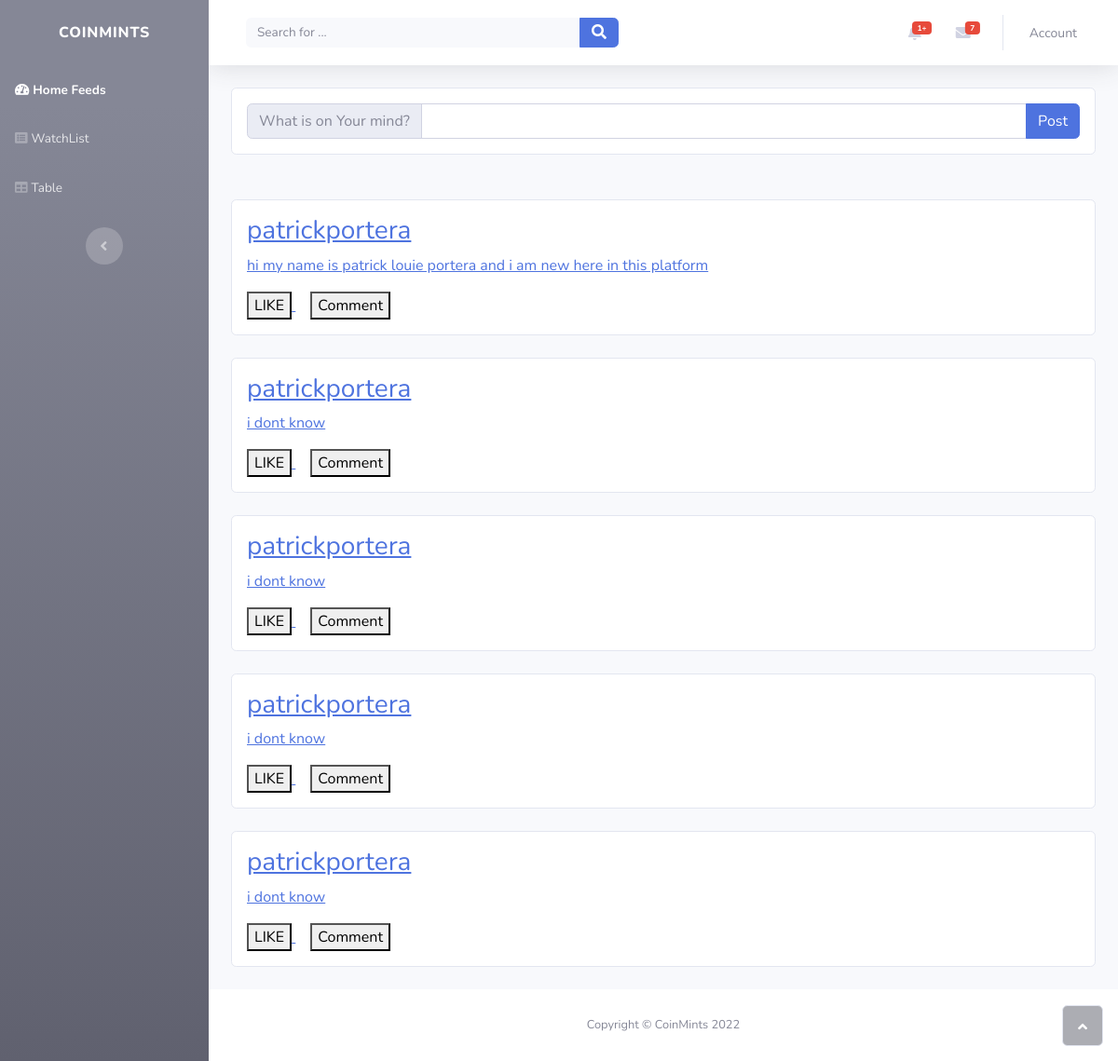
Page /dashboard.php on the committed database.
### tables this page shows
CREATE TABLE `post` (
  `id` int(11) NOT NULL,
  `picture` varchar(255) NOT NULL,
  `post_by` varchar(255) NOT NULL,
  `post_content` varchar(255) NOT NULL,
  `post_id` varchar(255) NOT NULL,
  `date_Time` timestamp NOT NULL DEFAULT current_timestamp() ON UPDATE current_timestamp()
);

CREATE TABLE `users` (
  `id` int(11) NOT NULL,
  `picture` varchar(255) NOT NULL,
  `firstname` varchar(255) NOT NULL,
  `lastname` varchar(255) NOT NULL,
  `email` varchar(255) NOT NULL,
  `number` int(11) NOT NULL,
  `status` int(11) NOT NULL DEFAULT 0,
  `password` varchar(255) NOT NULL,
  `date_time` timestamp NOT NULL DEFAULT current_timestamp() ON UPDATE current_timestamp()
);

### php/retrieve_post.php (the view, shortened to what this page needs)
<?php
$servername = "localhost";
$username = "root";
$password = "";
$dbname = "hackathon";
$con = new mysqli($servername,$username, $password,$dbname);
$get_post = "SELECT users.lastname,users.firstname,post.id,post.post_by, post.post_content, post.post_id, date(post.date_Time) as dates,time(post.date_time) as timess FROM post,users where post.post_by = users.email order by post.date_time asc";
$run_get_post = mysqli_query($con,$get_post);
$check_data = mysqli_num_rows($run_get_post);
if ($check_data > 0) {
	while ($row = mysqli_fetch_assoc($run_get_post)) {
			?>
				<a href="profile.php?id=<?= $row['id']?>">
				 <div class="card">
                    <div class="card-body">
                    <h3><?php echo $row['lastname'].$row['firstname'] ?></h3>
                        <p class="card-text"><?php echo $row['post_content']?></p>
                        <button class="card-link" href="#">LIKE</button>
                        <button class="card-link" href="#">Comment</button>
                    </div>
                </div>
            </a>
                <br>
			<?php
		}
}

### dashboard.php (shortened to what this page needs)
<!DOCTYPE html>
<html>
<head>
    <link rel="stylesheet" href="assets/bootstrap/css/bootstrap.min.css">
    <link rel="stylesheet" href="assets/fonts/fontawesome-all.min.css">
    <link rel="stylesheet" href="assets/fonts/font-awesome.min.css">
    <link rel="stylesheet" href="assets/fonts/ionicons.min.css">
    <link rel="stylesheet" href="assets/fonts/fontawesome5-overrides.min.css">
    <link rel="stylesheet" href="assets/css/Footer-Dark.css">
    <link rel="stylesheet" href="assets/css/Header-Dark.css">
       <link rel="stylesheet" href="https://cdnjs.cloudflare.com/ajax/libs/font-awesome/5.15.3/css/all.min.css"/>
</head>
<body id="page-top">
    <div id="wrapper">
        <nav class="navbar navbar-dark align-items-start sidebar sidebar-dark accordion bg-gradient-secondary p-0">
            <div class="container-fluid d-flex flex-column p-0"><a class="navbar-brand d-flex justify-content-center align-items-center sidebar-brand m-0" href="#">
                    <div class="sidebar-brand-text mx-3"><span>coinMints</span></div>
                </a>
                <ul class="navbar-nav text-light" id="accordionSidebar">
                    <li class="nav-item"><a class="nav-link active" href="dashboard.html"><i class="fas fa-tachometer-alt"></i><span>Home Feeds</span></a></li>
                    <li class="nav-item"><a class="nav-link" href="profile.html"><i class="fa fa-list-alt"></i><span>WatchList</span></a></li>
                    <li class="nav-item"><a class="nav-link" href="table.html"><i class="fas fa-table"></i><span>Table</span></a></li>
                </ul>
                <div class="text-center d-none d-md-inline"><button class="btn rounded-circle border-0" id="sidebarToggle" type="button"></button></div>
            </div>
        </nav>
        <div class="d-flex flex-column" id="content-wrapper">
            <div id="content">
                <nav class="navbar navbar-light navbar-expand bg-white shadow mb-4 topbar static-top">
                    <div class="container-fluid"><button class="btn btn-link d-md-none rounded-circle me-3" id="sidebarToggleTop" type="button"><i class="fas fa-bars"></i></button>
                        <form class="d-none d-sm-inline-block me-auto ms-md-3 my-2 my-md-0 mw-100 navbar-search">
                            <div class="input-group"><input class="bg-light form-control border-0 small" type="text" placeholder="Search for ..."><button class="btn btn-primary py-0" type="button"><i class="fas fa-search"></i></button></div>
                        </form>
                        <ul class="navbar-nav flex-nowrap ms-auto">
                            <li class="nav-item dropdown no-arrow mx-1">
                                <div class="nav-item dropdown no-arrow">
                                    <a class="dropdown-toggle nav-link" aria-expanded="false" data-bs-toggle="dropdown" href="#">
                                            <span class="badge bg-danger badge-counter">1+</span>
                                    </a>
                                </div>
                            </li>
                            <li class="nav-item dropdown no-arrow mx-1">
                                <div class="nav-item dropdown no-arrow"><a class="dropdown-toggle nav-link" aria-expanded="false" data-bs-toggle="dropdown" href="#"><span class="badge bg-danger badge-counter">7</span><i class="fas fa-envelope fa-fw"></i></a>
                                </div>
                            </li>
                            <li class="nav-item dropdown no-arrow">
                                <div class="nav-item dropdown no-arrow"><a class="dropdown-toggle nav-link" aria-expanded="false" data-bs-toggle="dropdown" href="#"><span class="d-none d-lg-inline me-2 text-gray-600 small">Account</span></a>
                                </div>
                            </li>
                        </ul>
                    </div>
                </nav>
                <div class="container">
                    <div class="row">
                        <div class="col-md-12">
                            <div>
                             <form method="POST" action="<?php echo htmlspecialchars($_SERVER["PHP_SELF"]);?>">
                <div class="card">
                    <div class="card-body">
                        <div class="input-group"><span class="input-group-text">What is on Your mind?</span>
                            <input class="form-control" type="text" name="user-post">
                            <button class="btn btn-primary" type="submit" name="submit-post">Post</button>
                        </div>
                    </div>
                </div>
                </form>
                            </div>
                        </div>
                    </div>
                </div>
                <br><br>
                <div class="container">
                    <div class="row">
                        <div class="col-md-12">
                            <div>
            <?php
                include("php/retrieve_post.php");
            ?>
            </div>
                        </div>
                    </div>
                </div>
            </div>
            <footer class="bg-white sticky-footer">
                <div class="container my-auto">
                    <div class="text-center my-auto copyright"><span>Copyright © CoinMints 2022</span></div>
                </div>
            </footer>
        </div><a class="border rounded d-inline scroll-to-top" href="#page-top"><i class="fas fa-angle-up"></i></a>
    </div>
</body>
</html>

### rows in the picture
post: users.lastname "patrick", users.firstname "portera", post_content "hi my name is patrick louie portera and i am new here in this platform"
post: users.lastname "patrick", users.firstname "portera", post_content "i dont know"
post: users.lastname "patrick", users.firstname "portera", post_content "i dont know"
post: users.lastname "patrick", users.firstname "portera", post_content "i dont know"
post: users.lastname "patrick", users.firstname "portera", post_content "i dont know"
